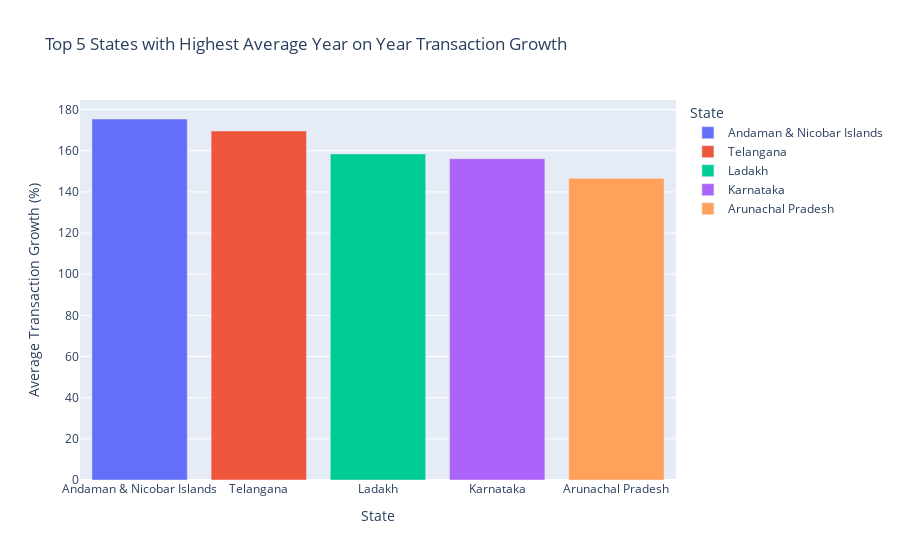

This figure's notebook cell:
### Code cell
fig2 = px.bar(df_state_yoy_growth, x = "State", y = "Average Transaction Growth Percent",
              color = "State",
               color_discrete_sequence = px.colors.qualitative.Plotly,
               labels = {"Average Transaction Growth Percent": "Average Transaction Growth (%)",
                         "State":"State"}, title = "Top 5 States with Highest Average Year on Year Transaction Growth")
fig2.update_layout(height = 500)
fig2.show()

### Figure 1 — Plotly figure (JSON) as saved in the notebook; plotly's stock layout.template omitted (floating-point values rounded to 4 significant figures)
{"data": [{"alignmentgroup": "True", "hovertemplate": "State=%{x}<br>Average Transaction Growth (%)=%{y}<extra></extra>", "legendgroup": "Andaman & Nicobar Islands", "marker": {"color": "#636EFA", "pattern": {"shape": ""}}, "name": "Andaman & Nicobar Islands", "offsetgroup": "Andaman & Nicobar Islands", "orientation": "v", "showlegend": true, "textposition": "auto", "type": "bar", "x": ["Andaman & Nicobar Islands"], "xaxis": "x", "y": [175.4], "yaxis": "y"}, {"alignmentgroup": "True", "hovertemplate": "State=%{x}<br>Average Transaction Growth (%)=%{y}<extra></extra>", "legendgroup": "Telangana", "marker": {"color": "#EF553B", "pattern": {"shape": ""}}, "name": "Telangana", "offsetgroup": "Telangana", "orientation": "v", "showlegend": true, "textposition": "auto", "type": "bar", "x": ["Telangana"], "xaxis": "x", "y": [169.6], "yaxis": "y"}, {"alignmentgroup": "True", "hovertemplate": "State=%{x}<br>Average Transaction Growth (%)=%{y}<extra></extra>", "legendgroup": "Ladakh", "marker": {"color": "#00CC96", "pattern": {"shape": ""}}, "name": "Ladakh", "offsetgroup": "Ladakh", "orientation": "v", "showlegend": true, "textposition": "auto", "type": "bar", "x": ["Ladakh"], "xaxis": "x", "y": [158.5], "yaxis": "y"}, {"alignmentgroup": "True", "hovertemplate": "State=%{x}<br>Average Transaction Growth (%)=%{y}<extra></extra>", "legendgroup": "Karnataka", "marker": {"color": "#AB63FA", "pattern": {"shape": ""}}, "name": "Karnataka", "offsetgroup": "Karnataka", "orientation": "v", "showlegend": true, "textposition": "auto", "type": "bar", "x": ["Karnataka"], "xaxis": "x", "y": [156.1], "yaxis": "y"}, {"alignmentgroup": "True", "hovertemplate": "State=%{x}<br>Average Transaction Growth (%)=%{y}<extra></extra>", "legendgroup": "Arunachal Pradesh", "marker": {"color": "#FFA15A", "pattern": {"shape": ""}}, "name": "Arunachal Pradesh", "offsetgroup": "Arunachal Pradesh", "orientation": "v", "showlegend": true, "textposition": "auto", "type": "bar", "x": ["Arunachal Pradesh"], "xaxis": "x", "y": [146.6], "yaxis": "y"}], "layout": {"autosize": true, "barmode": "relative", "legend": {"title": {"text": "State"}, "tracegroupgap": 0}, "title": {"text": "Top 5 States with Highest Average Year on Year Transaction Growth"}, "xaxis": {"anchor": "y", "autorange": true, "categoryarray": ["Andaman & Nicobar Islands", "Telangana", "Ladakh", "Karnataka", "Arunachal Pradesh"], "categoryorder": "array", "domain": [0, 1], "range": [-0.5, 4.5], "title": {"text": "State"}, "type": "category"}, "yaxis": {"anchor": "x", "autorange": true, "domain": [0, 1], "range": [0, 184.7], "title": {"text": "Average Transaction Growth (%)"}, "type": "linear"}}}
